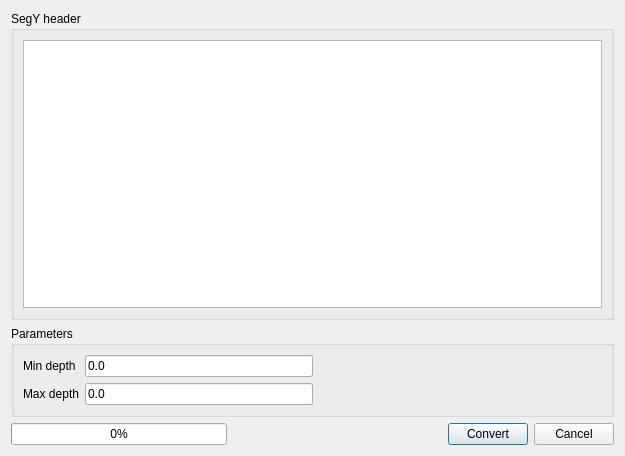
<?xml version="1.0" encoding="UTF-8"?>
<ui version="4.0">
 <class>SegYConversionDialog</class>
 <widget class="QDialog" name="SegYConversionDialog">
  <property name="geometry">
   <rect>
    <x>0</x>
    <y>0</y>
    <width>625</width>
    <height>456</height>
   </rect>
  </property>
  <property name="windowTitle">
   <string>Convert SegY</string>
  </property>
  <layout class="QVBoxLayout" name="verticalLayout_2">
   <item>
    <widget class="QGroupBox" name="groupBox">
     <property name="title">
      <string>SegY header</string>
     </property>
     <layout class="QVBoxLayout" name="verticalLayout">
      <item>
       <widget class="QTextEdit" name="textEditHeader"/>
      </item>
     </layout>
    </widget>
   </item>
   <item>
    <widget class="QGroupBox" name="groupBox_2">
     <property name="title">
      <string>Parameters</string>
     </property>
     <layout class="QHBoxLayout" name="horizontalLayout">
      <item>
       <layout class="QGridLayout" name="gridLayout">
        <item row="0" column="0">
         <widget class="QLabel" name="label">
          <property name="text">
           <string>Min depth</string>
          </property>
         </widget>
        </item>
        <item row="0" column="1">
         <widget class="QLineEdit" name="lineEditMinDepth">
          <property name="text">
           <string>0.0</string>
          </property>
         </widget>
        </item>
        <item row="1" column="0">
         <widget class="QLabel" name="label_2">
          <property name="text">
           <string>Max depth</string>
          </property>
         </widget>
        </item>
        <item row="1" column="1">
         <widget class="QLineEdit" name="lineEditMaxDepth">
          <property name="text">
           <string>0.0</string>
          </property>
         </widget>
        </item>
       </layout>
      </item>
      <item>
       <spacer name="horizontalSpacer">
        <property name="orientation">
         <enum>Qt::Horizontal</enum>
        </property>
        <property name="sizeHint" stdset="0">
         <size>
          <width>287</width>
          <height>20</height>
         </size>
        </property>
       </spacer>
      </item>
     </layout>
    </widget>
   </item>
   <item>
    <layout class="QHBoxLayout" name="horizontalLayout_2">
     <item>
      <widget class="QProgressBar" name="progressBar">
       <property name="value">
        <number>0</number>
       </property>
      </widget>
     </item>
     <item>
      <spacer name="horizontalSpacer_2">
       <property name="orientation">
        <enum>Qt::Horizontal</enum>
       </property>
       <property name="sizeHint" stdset="0">
        <size>
         <width>40</width>
         <height>20</height>
        </size>
       </property>
      </spacer>
     </item>
     <item>
      <widget class="QPushButton" name="pushButtonConvert">
       <property name="enabled">
        <bool>true</bool>
       </property>
       <property name="text">
        <string>Convert</string>
       </property>
      </widget>
     </item>
     <item>
      <widget class="QPushButton" name="pushButtonCancel">
       <property name="text">
        <string>Cancel</string>
       </property>
      </widget>
     </item>
    </layout>
   </item>
  </layout>
 </widget>
 <resources/>
 <connections/>
</ui>
